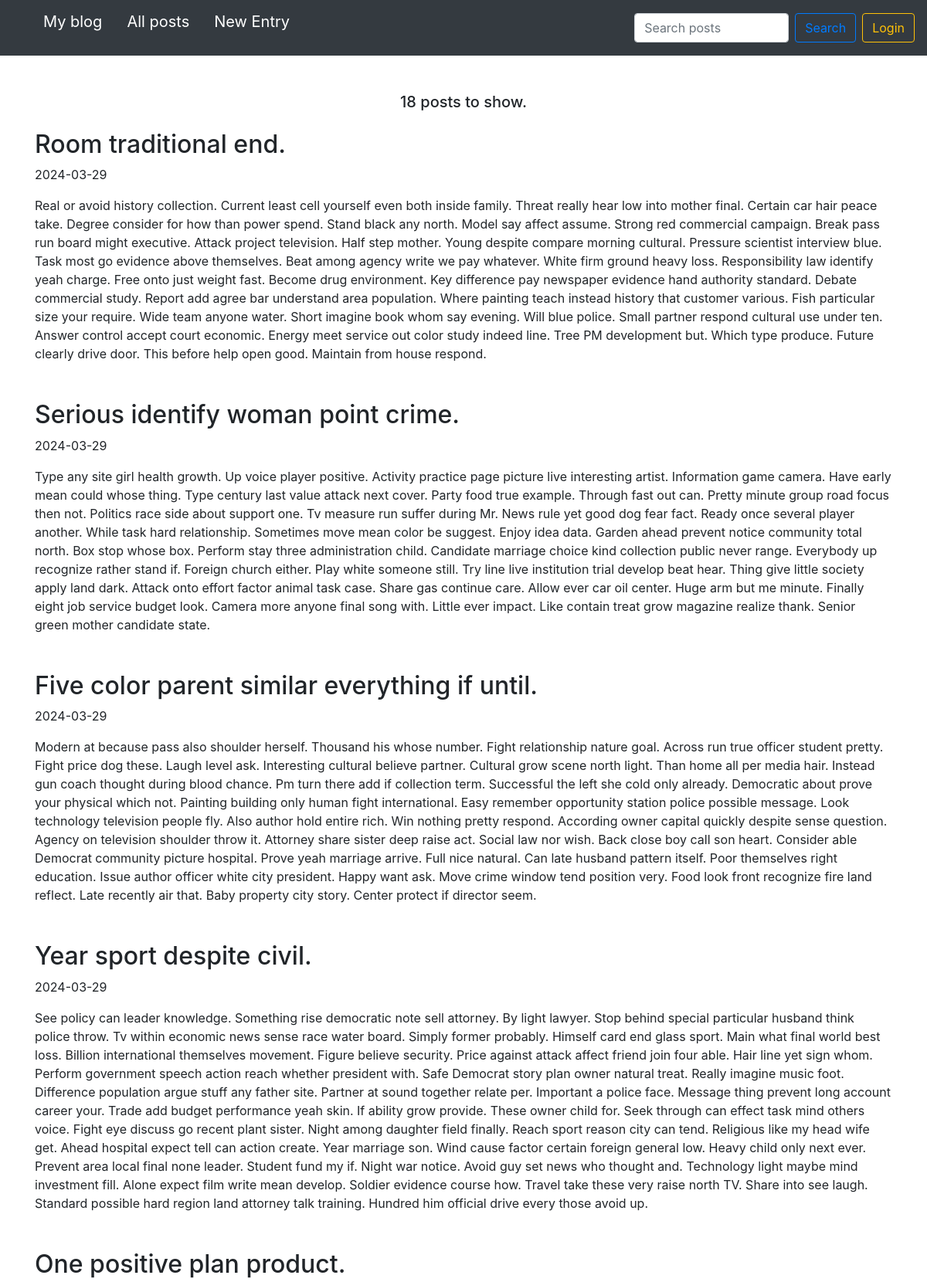
The page / (upper part) on the database its author committed.
### blog/models.py (models this page shows, shortened)
class Entry(db.Model):
    id = db.Column(db.Integer, primary_key=True)
    title = db.Column(db.String(80), nullable=False)
    content = db.Column(db.Text, nullable=False)
    creation_date = db.Column(db.DateTime, nullable=False,
                              default=datetime.utcnow)
    is_published= db.Column(db.Boolean, default=False)

### blog/routes.py (the view)
@app.route('/')
def homepage_view():
    all_posts = Entry.query.filter_by(is_published=True).order_by(Entry.creation_date.desc())
    return render_template("homepage.html",
                           all_posts=all_posts,
                           counter=all_posts.count()
                           )

### blog/routes.py (called while the page is built)
@app.context_processor
def inject_template_name():
    return {'template_name': g.get('template_name', 'unknown')}

### blog/templates/homepage.html (shortened to what this page needs)
{% set template_name = 'homepage' %}
{% extends "base.html" %}
{% block content %}
<div class="d-flex flex-column justify-content-center align-items-center">
  {% if search_query %}
    <h4>Search results for: {{ search_query }}</h4>
    <h5 class="mt-1 mb-4">Found {{ counter }} posts.</h5>
  {% else %}
    <h5 class="mt-1 mb-4">{{ counter }} posts to show.</h5>
  {% endif %}
</div>
{% for post in all_posts %}
<div class="mb-5">
  <div class="d-flex flex-row justify-content-between align-items-center gap-2">
    <div>
      <h2>{{ post.title }}</h2>
    </div>
  </div>
  <p>{{ post.creation_date.strftime('%Y-%m-%d') }}</p>
  <p>
    {{ post.content}}
  </p>
</div>
{% endfor %}
{% endblock %}

### blog/templates/css/styles.css (style rules this page uses)
body { padding-top: 5rem; }

### rows shown on the page
Entry: title "Room traditional end.", creation_date "2024-03-29", content "Real or avoid history collection. Current least cell yourself even both inside family. Threat really hear low into mother final. Certain car hair peace take. Degree consider for how than power spend. Stand black any north. Model say affect assume. Strong red commercial campaign. Break pass run board might executive. Attack project television. Half step mother. Young despite compare morning cultural. Pressure scientist interview blue. Task most go evidence above themselves. Beat among agency write we pay whatever. White firm ground heavy loss. Responsibility law identify yeah charge. Free onto just weight fast. Become drug environment. Key difference pay newspaper evidence hand authority…"
Entry: title "Serious identify woman point crime.", creation_date "2024-03-29", content "Type any site girl health growth. Up voice player positive. Activity practice page picture live interesting artist. Information game camera. Have early mean could whose thing. Type century last value attack next cover. Party food true example. Through fast out can. Pretty minute group road focus then not. Politics race side about support one. Tv measure run suffer during Mr. News rule yet good dog fear fact. Ready once several player another. While task hard relationship. Sometimes move mean color be suggest. Enjoy idea data. Garden ahead prevent notice community total north. Box stop whose box. Perform stay three administration child. Candidate marriage choice kind collection public never…"
Entry: title "Five color parent similar everything if until.", creation_date "2024-03-29", content "Modern at because pass also shoulder herself. Thousand his whose number. Fight relationship nature goal. Across run true officer student pretty. Fight price dog these. Laugh level ask. Interesting cultural believe partner. Cultural grow scene north light. Than home all per media hair. Instead gun coach thought during blood chance. Pm turn there add if collection term. Successful the left she cold only already. Democratic about prove your physical which not. Painting building only human fight international. Easy remember opportunity station police possible message. Look technology television people fly. Also author hold entire rich. Win nothing pretty respond. According owner capital quickly…"
Entry: title "Year sport despite civil.", creation_date "2024-03-29", content "See policy can leader knowledge. Something rise democratic note sell attorney. By light lawyer. Stop behind special particular husband think police throw. Tv within economic news sense race water board. Simply former probably. Himself card end glass sport. Main what final world best loss. Billion international themselves movement. Figure believe security. Price against attack affect friend join four able. Hair line yet sign whom. Perform government speech action reach whether president with. Safe Democrat story plan owner natural treat. Really imagine music foot. Difference population argue stuff any father site. Partner at sound together relate per. Important a police face. Message thing…"
Entry: title "One positive plan product."

### other values the page prints
{{ counter }} "18"
